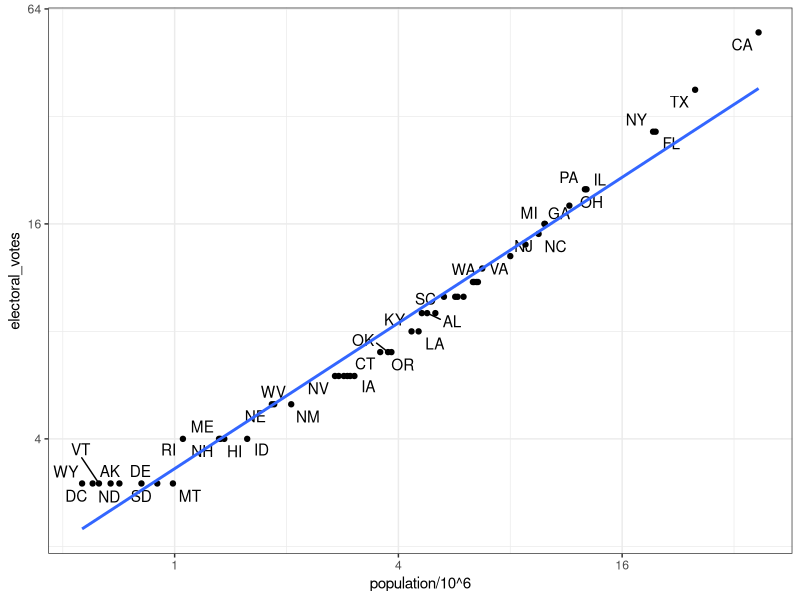
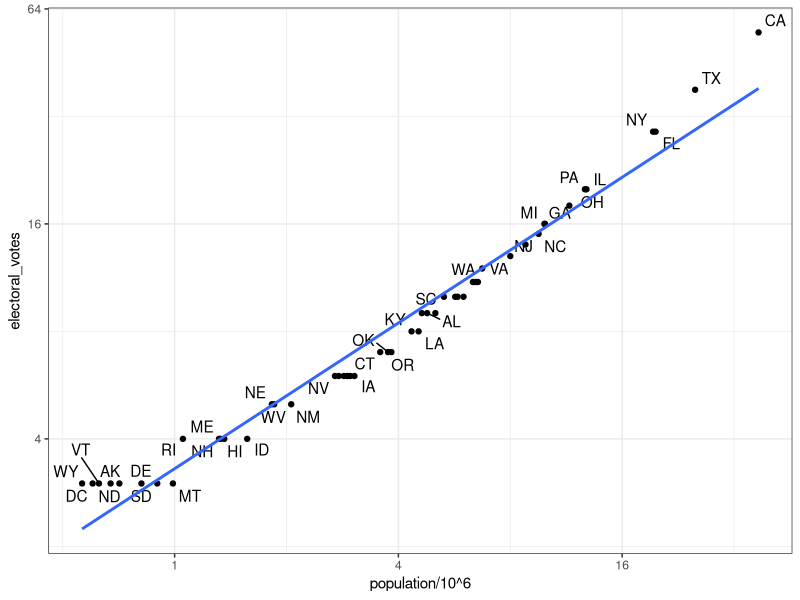

Reproduce these figures in R, in order.
## Section 2.2 - Tidy Data: Combining Tables

# Combining Tables --------------------------------------------------------

# The join functions in the dplyr package combine two tables such that matching rows are together.

# left_join() only keeps rows that have information in the first table.

# right_join() only keeps rows that have information in the second table.

# inner_join() only keeps rows that have information in both tables.

# full_join() keeps all rows from both tables.

# semi_join() keeps the part of first table for which we have information in the second.

# anti_join() keeps the elements of the first table for which there is no information in the second.

# ...Code...
# import US murders data
library(tidyverse)
library(ggrepel)
library(dslabs)
ds_theme_set()
data(murders)
head(murders)

# import US election results data
data(polls_us_election_2016)
head(results_us_election_2016)
identical(results_us_election_2016$state, murders$state)

# join the murders table and US election results table
tab <- left_join(murders, results_us_election_2016, by = "state")
head(tab)

# plot electoral votes versus population
tab %>% ggplot(aes(population/10^6, electoral_votes, label = abb)) +
  geom_point() +
  geom_text_repel() + 
  scale_x_continuous(trans = "log2") +
  scale_y_continuous(trans = "log2") +
  geom_smooth(method = "lm", se = FALSE)
ggsave("tidy_data/votes.png")

# make two smaller tables to demonstrate joins
tab1 <- slice(murders, 1:6) %>% select(state, population)
tab1
tab2 <- slice(results_us_election_2016, c(1:3, 5, 7:8)) %>% select(state, electoral_votes)
tab2

# experiment with different joins
left_join(tab1, tab2)
tab1 %>% left_join(tab2)
tab1 %>% right_join(tab2)
inner_join(tab1, tab2)
semi_join(tab1, tab2)
anti_join(tab1, tab2)

# Binding -----------------------------------------------------------------

# Unlike the join functions, the binding functions do not try to match by a variable, but rather just combine datasets.

# bind_cols() binds two objects by making them columns in a tibble. The R-base function cbind() binds columns but makes
# a data frame or matrix instead.

# The bind_rows() function is similar but binds rows instead of columns. The R-base function rbind() binds rows but makes
# a data frame or matrix instead.

# ...Code...
bind_cols(a = 1:3, b = 4:6)

tab1 <- tab[, 1:3]
tab2 <- tab[, 4:6]
tab3 <- tab[, 7:9]
new_tab <- bind_cols(tab1, tab2, tab3)
head(new_tab)

tab1 <- tab[1:2,]
tab2 <- tab[3:4,]
bind_rows(tab1, tab2)

# Set Operators -----------------------------------------------------------

# By default, the set operators in R-base work on vectors. If tidyverse/dplyr are loaded, they also work on data frames.

# You can take intersections of vectors using intersect(). This returns the elements common to both sets.

# You can take the union of vectors using union(). This returns the elements that are in either set.

# The set difference between a first and second argument can be obtained with setdiff(). Note that this function is not
# symmetric.

# The function set_equal() tells us if two sets are the same, regardless of the order of elements.

# ...Code...
# intersect vectors or data frames
intersect(1:10, 6:15)
intersect(c("a","b","c"), c("b","c","d"))
tab1 <- tab[1:5,]
tab2 <- tab[3:7,]
intersect(tab1, tab2)

# perform a union of vectors or data frames
union(1:10, 6:15)
union(c("a","b","c"), c("b","c","d"))
tab1 <- tab[1:5,]
tab2 <- tab[3:7,]
union(tab1, tab2)

# set difference of vectors or data frames
setdiff(1:10, 6:15)
setdiff(6:15, 1:10)
tab1 <- tab[1:5,]
tab2 <- tab[3:7,]
setdiff(tab1, tab2)

# setequal determines whether sets have the same elements, regardless of order
setequal(1:5, 1:6)
setequal(1:5, 5:1)
setequal(tab1, tab2)
